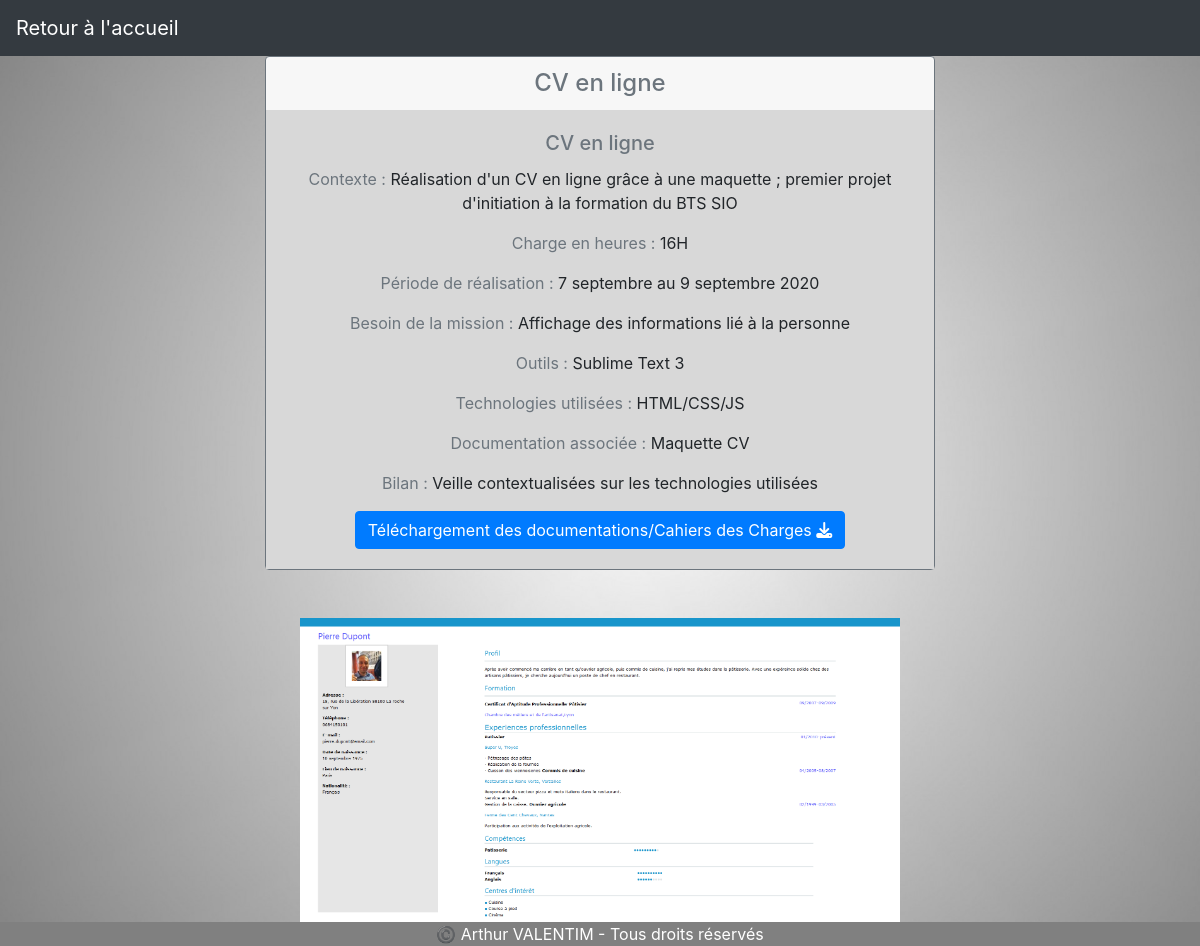
The page /projets/fiche-projet.php?id=4 on the database its author committed.
### tables this page shows
CREATE TABLE `projets` (
  `projet_ID` int(11) NOT NULL,
  `projet_titre` varchar(255) NOT NULL,
  `projet_intitule` varchar(255) NOT NULL,
  `projet_contexte` varchar(255) NOT NULL,
  `projet_outils` varchar(255) NOT NULL,
  `projet_charge_heure` varchar(30) NOT NULL,
  `projet_periode_realisation` varchar(255) NOT NULL,
  `projet_besoin_mission` varchar(255) NOT NULL,
  `projet_id_technologie` int(11) DEFAULT NULL,
  `projet_documentation` varchar(255) NOT NULL,
  `projet_bilan` text NOT NULL,
  `projet_images` varchar(255) NOT NULL
);

CREATE TABLE `technologies` (
  `techno_ID` int(11) NOT NULL,
  `techno_type` varchar(255) NOT NULL
);

### projets/fiche-projet.php (the view, shortened to what this page needs)
<?php
	include("../includes/head.php");
    if(!empty($_GET['id']))
        {
            $id = checkInput($_GET['id']);
        }
        $db = connexionBdd();
        $statement = $db->prepare("SELECT * FROM projets, technologies WHERE projets.projet_id_technologie = technologies.techno_ID AND projet_ID = ?");
        $statement->execute(array($id));
        $item = $statement->fetch();
        function checkInput($data)
        {
          $data = trim($data);
          $data = stripslashes($data);
          $data = htmlspecialchars($data);
          return $data;
        }
?>
    <div class="center">
		<div class="col-lg-7 mx-auto">
            <div class="card mb-5 border border-secondary">
                <h5 class="card-header h4 text-secondary"><?php echo $item['projet_titre'];?></h5>
                <div class="card-body">
					<h5 class="card-title h5 text-secondary"><?php echo $item['projet_intitule'];?></h5>
                    <p class="card-text"><span class="text-muted">Contexte : </span><?php echo $item['projet_contexte'];?></p>
					<p class="card-text"><span class="text-muted">Charge en heures : </span><?php echo $item['projet_charge_heure'];?></p>
					<p class="card-text"><span class="text-muted">Période de réalisation : </span> <?php echo $item['projet_periode_realisation'];?></p>
					<p class="card-text"><span class="text-muted">Besoin de la mission : </span> <?php echo $item['projet_besoin_mission'];?></p>
                    <p class="card-text"><span class="text-muted">Outils : </span><?php echo $item['projet_outils'];?></p>
                    <p class="card-text"><span class="text-muted">Technologies utilisées : </span> <?php echo $item['techno_type'];?></p>
					<p class="card-text"><span class="text-muted">Documentation associée : </span> <?php echo $item['projet_documentation'];?></p>
                    <p class="card-text"><span class="text-muted">Bilan : </span> <?php echo $item['projet_bilan'];?></p>
                    <button type="button" class="btn btn-primary" data-toggle="modal" data-target="#myModal">Téléchargement des documentations/Cahiers des Charges <i class="fas fa-download"></i></button>
                </div>
            </div>
        </div>
        <img class="captures" src="<?php echo '../image/'.$item['projet_images'];?>" alt="Image du projet">
    </div>
<?php
    include("../includes/footer.php");
?>

### style.css (style rules this page uses)
.card-body { background-color: #D8D8D8; }
.center { margin: 0 auto; display: block!important; }
.corps { background-image: url(image/gris.jpg); background-position:center; background-attachment: fixed; background-size: 100%; }
.captures { width: 50%; }
.center { text-align: center; }
* { margin:0; padding: 0; }
body { font-family: Arial, sans-serif; }
body { background: #ecf0f1; line-height: 1.4; }
.card { background: white; margin-bottom: 2em; }
img { width: 100%; height: auto; }
@media screen and (min-width: 40em) { .card { margin-bottom: 2em; display: flex; flex: 0 1 calc(33% - 0.5em); } }

### rows shown on the page
projets: projet_titre "CV en ligne", projet_intitule "CV en ligne", projet_contexte "Réalisation d'un CV en ligne grâce à une maquette ; premier projet d'initiation à la formation du BTS SIO", projet_charge_heure "16H", projet_periode_realisation "7 septembre au 9 septembre 2020", projet_besoin_mission "Affichage des informations lié à la personne", projet_outils "Sublime Text 3", projet_id_technologie.techno_type "HTML/CSS/JS", projet_documentation "Maquette CV", projet_bilan "Veille contextualisées sur les technologies utilisées", projet_images (picture)
